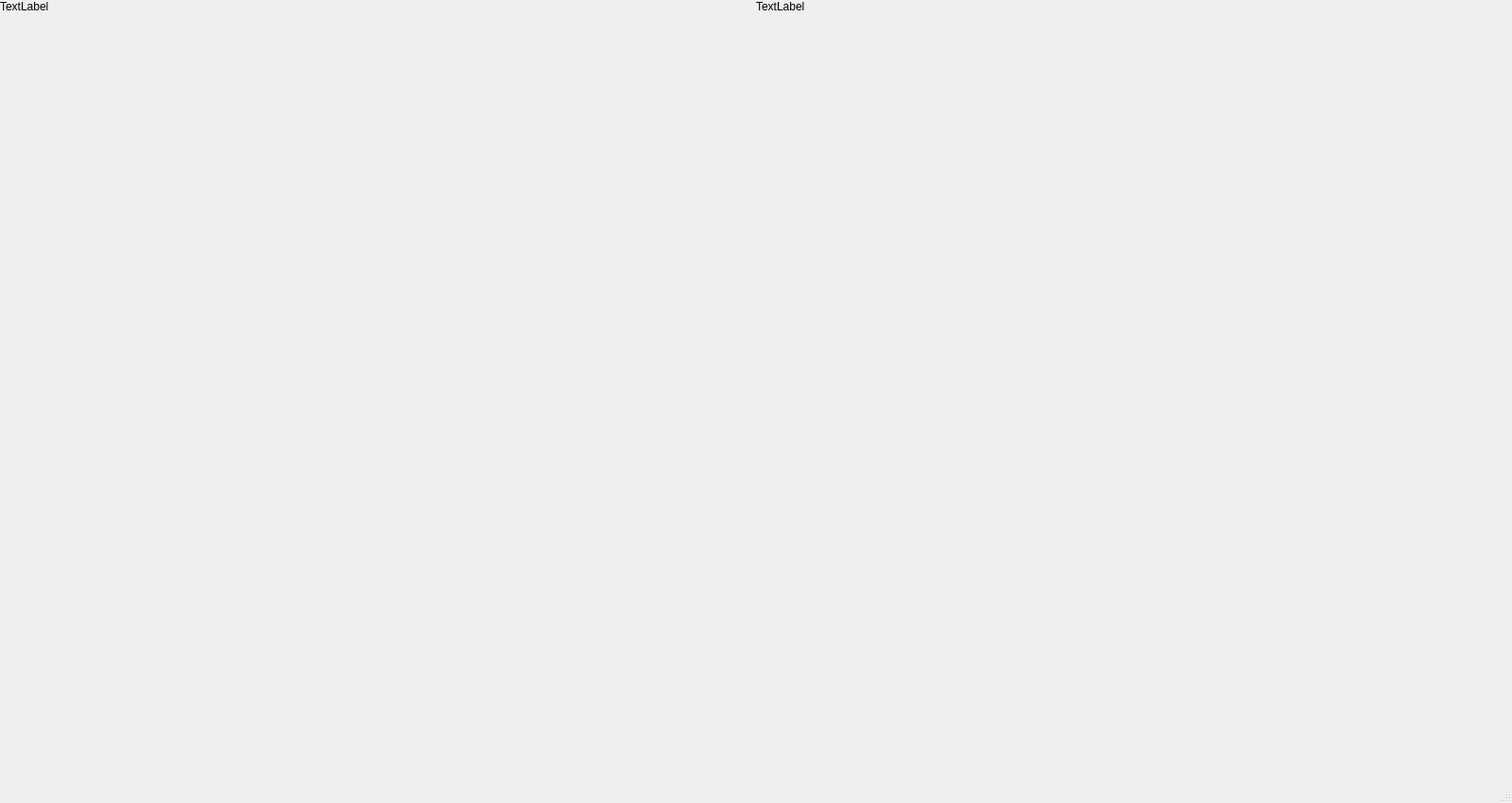
<?xml version="1.0" encoding="UTF-8"?>
<ui version="4.0">
 <class>OverallWindow</class>
 <widget class="QMainWindow" name="OverallWindow">
  <property name="geometry">
   <rect>
    <x>0</x>
    <y>0</y>
    <width>1600</width>
    <height>850</height>
   </rect>
  </property>
  <property name="windowTitle">
   <string>MainWindow</string>
  </property>
  <widget class="QWidget" name="centralwidget">
   <widget class="QLabel" name="leftImage">
    <property name="geometry">
     <rect>
      <x>0</x>
      <y>0</y>
      <width>800</width>
      <height>800</height>
     </rect>
    </property>
    <property name="text">
     <string>TextLabel</string>
    </property>
    <property name="alignment">
     <set>Qt::AlignLeading|Qt::AlignLeft|Qt::AlignTop</set>
    </property>
   </widget>
   <widget class="QLabel" name="rightImage">
    <property name="geometry">
     <rect>
      <x>800</x>
      <y>0</y>
      <width>800</width>
      <height>800</height>
     </rect>
    </property>
    <property name="text">
     <string>TextLabel</string>
    </property>
    <property name="alignment">
     <set>Qt::AlignLeading|Qt::AlignLeft|Qt::AlignTop</set>
    </property>
   </widget>
  </widget>
  <widget class="QMenuBar" name="menubar">
   <property name="geometry">
    <rect>
     <x>0</x>
     <y>0</y>
     <width>1600</width>
     <height>22</height>
    </rect>
   </property>
  </widget>
  <widget class="QStatusBar" name="statusbar"/>
 </widget>
 <resources/>
 <connections/>
</ui>
